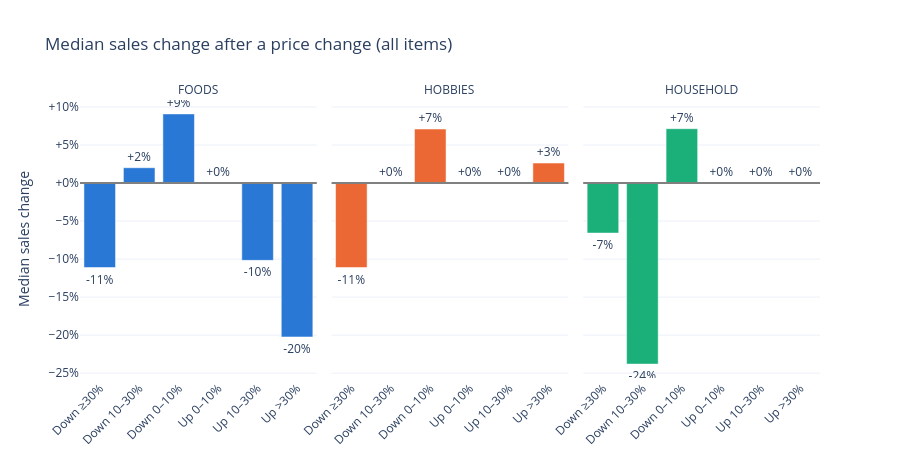

This figure's notebook cell:
### Code cell
def plot_events(events, title):
    by_band = events.groupby(["price_band", "cat_id"], observed=True)["sales_chg"]
    summary = pd.DataFrame({
        "median": by_band.median(),
        "share_up": by_band.apply(lambda s: (s > 0).mean()),
        "events": by_band.size(),
    }).reset_index()
    fig = px.bar(
        summary, x="price_band", y="median", color="cat_id", facet_col="cat_id",
        color_discrete_map=CAT_COLORS, custom_data=["share_up", "events"],
        labels={"price_band": "Price change", "median": "Median sales change", "cat_id": "Category"},
        title=title,
    )
    fig.update_traces(
        texttemplate="%{y:+.0%}", textposition="outside",
        hovertemplate="%{x}<br>Median sales change: %{y:+.1%}<br>"
                      "Events with higher sales: %{customdata[0]:.0%}<br>Events: %{customdata[1]:,}<extra>%{fullData.name}</extra>",
    )
    fig.update_yaxes(tickformat="+.0%")
    fig.update_xaxes(tickangle=-45, title=None)
    fig.for_each_annotation(lambda a: a.update(text=a.text.split("=")[-1]))
    fig.add_hline(y=0, line_color="gray")
    fig.update_layout(showlegend=False, height=460)
    fig.show()


plot_events(price_events, "Median sales change after a price change (all items)")

### Figure 1 — Plotly figure (JSON) as saved in the notebook; plotly's stock layout.template omitted (floating-point values rounded to 4 significant figures)
{"data": [{"customdata": [[0.4307, 2835.0], [0.5045, 5651.0], [0.5618, 5125.0], [0.4645, 12850.0], [0.4041, 6387.0], [0.3792, 1171.0]], "hovertemplate": "%{x}<br>Median sales change: %{y:+.1%}<br>Events with higher sales: %{customdata[0]:.0%}<br>Events: %{customdata[1]:,}<extra>%{fullData.name}</extra>", "legendgroup": "FOODS", "marker": {"color": "#2a78d6", "pattern": {"shape": ""}}, "name": "FOODS", "orientation": "v", "showlegend": true, "textposition": "outside", "texttemplate": "%{y:+.0%}", "type": "bar", "x": ["Down ≥30%", "Down 10–30%", "Down 0–10%", "Up 0–10%", "Up 10–30%", "Up >30%"], "xaxis": "x", "y": [-0.1111, 0.02013, 0.09091, 0.0, -0.1017, -0.2024], "yaxis": "y"}, {"customdata": [[0.3826, 379.0], [0.4767, 558.0], [0.5317, 1484.0], [0.4612, 2747.0], [0.4547, 1115.0], [0.5, 72.0]], "hovertemplate": "%{x}<br>Median sales change: %{y:+.1%}<br>Events with higher sales: %{customdata[0]:.0%}<br>Events: %{customdata[1]:,}<extra>%{fullData.name}</extra>", "legendgroup": "HOBBIES", "marker": {"color": "#eb6834", "pattern": {"shape": ""}}, "name": "HOBBIES", "orientation": "v", "showlegend": true, "textposition": "outside", "texttemplate": "%{y:+.0%}", "type": "bar", "x": ["Down ≥30%", "Down 10–30%", "Down 0–10%", "Up 0–10%", "Up 10–30%", "Up >30%"], "xaxis": "x2", "y": [-0.1111, 0.0, 0.07101, 0.0, 0.0, 0.02632], "yaxis": "y2"}, {"customdata": [[0.4313, 1324.0], [0.3472, 1034.0], [0.541, 3584.0], [0.4682, 3475.0], [0.4675, 1540.0], [0.4177, 79.0]], "hovertemplate": "%{x}<br>Median sales change: %{y:+.1%}<br>Events with higher sales: %{customdata[0]:.0%}<br>Events: %{customdata[1]:,}<extra>%{fullData.name}</extra>", "legendgroup": "HOUSEHOLD", "marker": {"color": "#1baf7a", "pattern": {"shape": ""}}, "name": "HOUSEHOLD", "orientation": "v", "showlegend": true, "textposition": "outside", "texttemplate": "%{y:+.0%}", "type": "bar", "x": ["Down ≥30%", "Down 10–30%", "Down 0–10%", "Up 0–10%", "Up 10–30%", "Up >30%"], "xaxis": "x3", "y": [-0.0658, -0.2381, 0.07143, 0.0, 0.0, 0.0], "yaxis": "y3"}], "layout": {"annotations": [{"showarrow": false, "text": "FOODS", "x": 0.16, "xanchor": "center", "xref": "paper", "y": 1, "yanchor": "bottom", "yref": "paper"}, {"showarrow": false, "text": "HOBBIES", "x": 0.5, "xanchor": "center", "xref": "paper", "y": 1, "yanchor": "bottom", "yref": "paper"}, {"showarrow": false, "text": "HOUSEHOLD", "x": 0.84, "xanchor": "center", "xref": "paper", "y": 1, "yanchor": "bottom", "yref": "paper"}], "barmode": "relative", "height": 460, "legend": {"title": {"text": "Category"}, "tracegroupgap": 0}, "shapes": [{"line": {"color": "gray"}, "type": "line", "x0": 0, "x1": 1, "xref": "x domain", "y0": 0, "y1": 0, "yref": "y"}, {"line": {"color": "gray"}, "type": "line", "x0": 0, "x1": 1, "xref": "x2 domain", "y0": 0, "y1": 0, "yref": "y2"}, {"line": {"color": "gray"}, "type": "line", "x0": 0, "x1": 1, "xref": "x3 domain", "y0": 0, "y1": 0, "yref": "y3"}], "showlegend": false, "title": {"text": "Median sales change after a price change (all items)"}, "xaxis": {"anchor": "y", "domain": [0, 0.32], "tickangle": -45, "title": {}}, "xaxis2": {"anchor": "y2", "domain": [0.34, 0.66], "matches": "x", "tickangle": -45, "title": {}}, "xaxis3": {"anchor": "y3", "domain": [0.68, 1.0], "matches": "x", "tickangle": -45, "title": {}}, "yaxis": {"anchor": "x", "domain": [0, 1], "tickformat": "+.0%", "title": {"text": "Median sales change"}}, "yaxis2": {"anchor": "x2", "domain": [0, 1], "matches": "y", "showticklabels": false, "tickformat": "+.0%"}, "yaxis3": {"anchor": "x3", "domain": [0, 1], "matches": "y", "showticklabels": false, "tickformat": "+.0%"}}}
